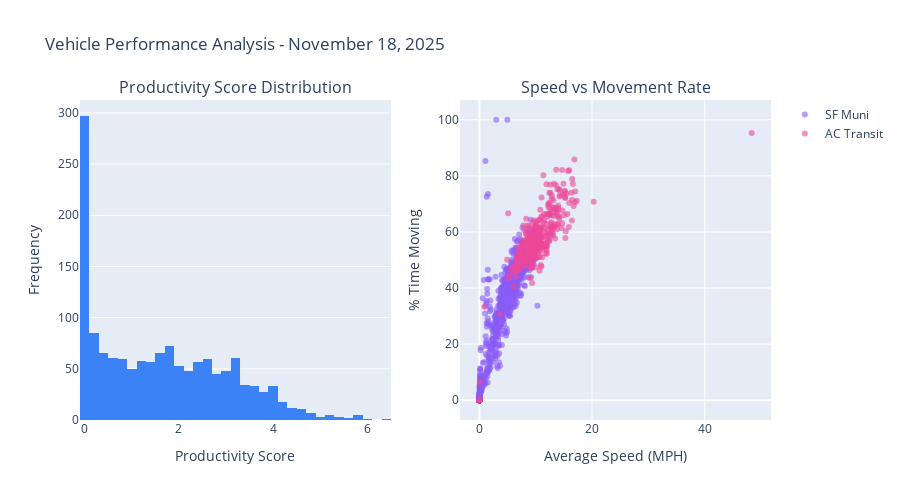

Notebook source saved alongside this figure:
### Markdown cell above
### Visualization 4: Vehicle Performance Distribution

### Code cell
# Create vehicle performance visualization
fig = make_subplots(
    rows=1, cols=2,
    subplot_titles=('Productivity Score Distribution', 'Speed vs Movement Rate'),
    specs=[[{'type': 'histogram'}, {'type': 'scatter'}]]
)

# Histogram of productivity scores
fig.add_trace(go.Histogram(
    x=vehicle_performance['productivity_score'],
    nbinsx=40,
    marker_color=COLORS['blue'],
    showlegend=False
), row=1, col=1)

# Scatter plot by operator
for operator, color in [('SF Muni', COLORS['purple']), ('AC Transit', COLORS['pink'])]:
    data = vehicle_performance[vehicle_performance['operator'] == operator]
    fig.add_trace(go.Scatter(
        x=data['avg_speed'],
        y=data['movement_rate'] * 100,
        mode='markers',
        name=operator,
        marker=dict(size=6, color=color, opacity=0.6)
    ), row=1, col=2)

fig.update_xaxes(title_text='Productivity Score', row=1, col=1)
fig.update_yaxes(title_text='Frequency', row=1, col=1)
fig.update_xaxes(title_text='Average Speed (MPH)', row=1, col=2)
fig.update_yaxes(title_text='% Time Moving', row=1, col=2)

fig.update_layout(
    title='Vehicle Performance Analysis - November 18, 2025',
    height=500,
    paper_bgcolor='white'
)

fig.show()

# Save image
fig.write_image('vehicle_performance.png', width=1200, height=600, scale=2)
print('Image saved: vehicle_performance.png')

### Figure 1 — Plotly figure (JSON) as saved in the notebook; plotly's stock layout.template omitted (floating-point values rounded to 4 significant figures; data arrays with more than 128 entries replaced by an {"elided": "..."} marker saying what was removed)
{"data": [{"marker": {"color": "#3b82f6"}, "nbinsx": 40, "showlegend": false, "type": "histogram", "x": {"elided": "1437 float values"}, "xaxis": "x", "yaxis": "y"}, {"marker": {"color": "#8b5cf6", "opacity": 0.6, "size": 6}, "mode": "markers", "name": "SF Muni", "type": "scatter", "x": {"elided": "991 float values"}, "xaxis": "x2", "y": {"elided": "991 float values"}, "yaxis": "y2"}, {"marker": {"color": "#ec4899", "opacity": 0.6, "size": 6}, "mode": "markers", "name": "AC Transit", "type": "scatter", "x": {"elided": "446 float values"}, "xaxis": "x2", "y": {"elided": "446 float values"}, "yaxis": "y2"}], "layout": {"annotations": [{"font": {"size": 16}, "showarrow": false, "text": "Productivity Score Distribution", "x": 0.225, "xanchor": "center", "xref": "paper", "y": 1, "yanchor": "bottom", "yref": "paper"}, {"font": {"size": 16}, "showarrow": false, "text": "Speed vs Movement Rate", "x": 0.775, "xanchor": "center", "xref": "paper", "y": 1, "yanchor": "bottom", "yref": "paper"}], "height": 500, "paper_bgcolor": "white", "title": {"text": "Vehicle Performance Analysis - November 18, 2025"}, "xaxis": {"anchor": "y", "domain": [0, 0.45], "title": {"text": "Productivity Score"}}, "xaxis2": {"anchor": "y2", "domain": [0.55, 1], "title": {"text": "Average Speed (MPH)"}}, "yaxis": {"anchor": "x", "domain": [0, 1], "title": {"text": "Frequency"}}, "yaxis2": {"anchor": "x2", "domain": [0, 1], "title": {"text": "% Time Moving"}}}}
